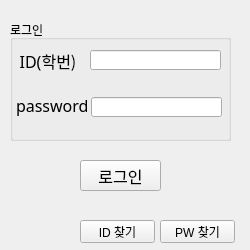
<?xml version="1.0" encoding="UTF-8"?>
<ui version="4.0">
 <class>widget</class>
 <widget class="QWidget" name="widget">
  <property name="geometry">
   <rect>
    <x>0</x>
    <y>0</y>
    <width>250</width>
    <height>250</height>
   </rect>
  </property>
  <property name="minimumSize">
   <size>
    <width>250</width>
    <height>250</height>
   </size>
  </property>
  <property name="maximumSize">
   <size>
    <width>250</width>
    <height>250</height>
   </size>
  </property>
  <property name="windowTitle">
   <string>로그인</string>
  </property>
  <widget class="QGroupBox" name="groupBox">
   <property name="geometry">
    <rect>
     <x>10</x>
     <y>20</y>
     <width>221</width>
     <height>121</height>
    </rect>
   </property>
   <property name="sizePolicy">
    <sizepolicy hsizetype="Preferred" vsizetype="Preferred">
     <horstretch>0</horstretch>
     <verstretch>0</verstretch>
    </sizepolicy>
   </property>
   <property name="minimumSize">
    <size>
     <width>0</width>
     <height>0</height>
    </size>
   </property>
   <property name="maximumSize">
    <size>
     <width>10000</width>
     <height>1000000</height>
    </size>
   </property>
   <property name="title">
    <string>로그인</string>
   </property>
   <widget class="QLabel" name="label_2">
    <property name="geometry">
     <rect>
      <x>6</x>
      <y>70</y>
      <width>91</width>
      <height>31</height>
     </rect>
    </property>
    <property name="font">
     <font>
      <family>맑은 고딕</family>
      <pointsize>12</pointsize>
     </font>
    </property>
    <property name="text">
     <string>password</string>
    </property>
   </widget>
   <widget class="QLabel" name="label">
    <property name="geometry">
     <rect>
      <x>10</x>
      <y>30</y>
      <width>56</width>
      <height>21</height>
     </rect>
    </property>
    <property name="font">
     <font>
      <family>맑은 고딕</family>
      <pointsize>12</pointsize>
     </font>
    </property>
    <property name="text">
     <string>ID(학번)</string>
    </property>
    <property name="alignment">
     <set>Qt::AlignCenter</set>
    </property>
   </widget>
   <widget class="QLineEdit" name="txtID">
    <property name="geometry">
     <rect>
      <x>80</x>
      <y>30</y>
      <width>131</width>
      <height>20</height>
     </rect>
    </property>
   </widget>
   <widget class="QLineEdit" name="txtPW">
    <property name="geometry">
     <rect>
      <x>81</x>
      <y>77</y>
      <width>131</width>
      <height>20</height>
     </rect>
    </property>
   </widget>
  </widget>
  <widget class="QPushButton" name="btnlogin">
   <property name="geometry">
    <rect>
     <x>80</x>
     <y>160</y>
     <width>81</width>
     <height>31</height>
    </rect>
   </property>
   <property name="font">
    <font>
     <family>맑은 고딕</family>
     <pointsize>12</pointsize>
    </font>
   </property>
   <property name="text">
    <string>로그인</string>
   </property>
  </widget>
  <widget class="QPushButton" name="btnID">
   <property name="geometry">
    <rect>
     <x>80</x>
     <y>220</y>
     <width>75</width>
     <height>23</height>
    </rect>
   </property>
   <property name="text">
    <string>ID 찾기</string>
   </property>
  </widget>
  <widget class="QPushButton" name="btnPW">
   <property name="geometry">
    <rect>
     <x>160</x>
     <y>220</y>
     <width>75</width>
     <height>23</height>
    </rect>
   </property>
   <property name="text">
    <string>PW 찾기</string>
   </property>
  </widget>
 </widget>
 <resources/>
 <connections/>
</ui>
